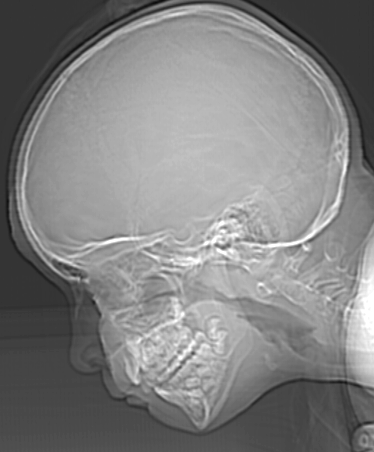
#> input picture Lab01 - Sampling and Quantization/ctskull-256.tif, 374 x 452 px, found by its file name
$ jupyter execute --allow-errors lab01.ipynb
#> lines starting #> are read from the running program, lines starting #| are printed output that depends on the picture; after the words box and inside, x2 and y2 are one past the last pixel; in counts of white or black regions, pixels touching at a corner belong together
**Processamento Digital de Imagens**

Prática de Amostragem e Quantização

Instruções:
Utilize python e a biblioteca OpenCV para abertura das imagens.

Grupo:
Integrantes

1)	Utilizando imagem relogio.tif e faça uma reamostragem de seus pixels para 300, 150 e 72 dpi. Sabe-se que a imagem original possui 1250 dpi. Fazer os cálculos por meio do seu algortimo. Não usar o opencv para a conversão

[cell 1]
# type your code here
# Python code to read image
import cv2
import matplotlib.pyplot as plt
import numpy as np

img = cv2.imread("relogio.tif", cv2.IMREAD_GRAYSCALE)

#> (the rest of this cell did not finish here and is left out)

2)	Utilizando a imagem ctskull-256.tif, refaça a quantização de seus pixels utilizando de 7 a 1 bit(s) por pixel.  Fazer os cálculos por meio do seu algortimo. Não usar o opencv para a conversão

[cell 2]
img2 = cv2.imread("CTSKULL-256.tif", cv2.IMREAD_GRAYSCALE)
#> img2 is the input picture: shape (452, 374); min 12, max 255, mean 129.4

linhas2 = img2.shape[0]
#> linhas2 = 452
colunas2 = img2.shape[1]
#> colunas2 = 374

bit = 1 #faça variar de 1 até 7 para testar

fator2 = 2**(8-bit)

nova_imagem2 = np.zeros((linhas2, colunas2), dtype=int)

for i in range(linhas2):
    for j in range(colunas2):
            nova_imagem2[i][j] = int(img2[i][j]/fator2)
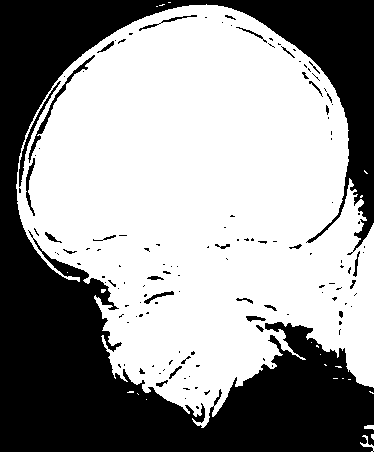
#> nova_imagem2: shape (452, 374) int64; values 0 (black) and 1 (white), 59.7% white; 134 black regions (103 under 20 px), largest, box (x1, y1, x2, y2) and area: (0, 0, 374, 452) 65430, (28, 55, 95, 163) 449, (19, 81, 61, 187) 349

plt.subplot(1, 2, 1)
plt.imshow(img2, cmap='gray', vmin=0, vmax=255)
plt.subplot(1, 2, 2)
plt.imshow(nova_imagem2, cmap='gray', vmin=0, vmax=((2**(bit)-1)))
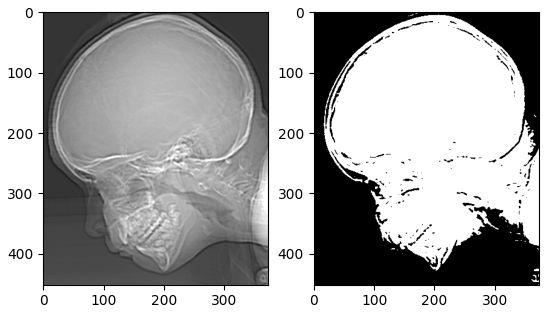
#> figure drawn by matplotlib, 2 panels

$ run again, with Lab00 - Introducing python libraries/foz.jpg saved as Lab01 - Sampling and Quantization/ctskull-256.tif
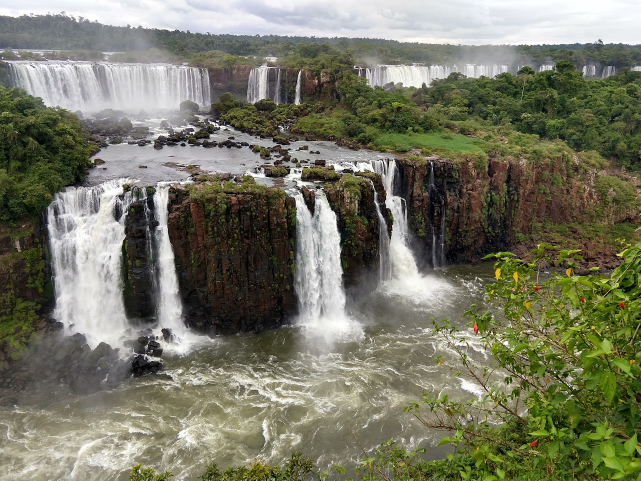
#> input picture Lab00 - Introducing python libraries/foz.jpg, 1281 x 961 px, found by its file name (shown at 1/2 size)
#> after the loop `for i in range(linhas2):`:
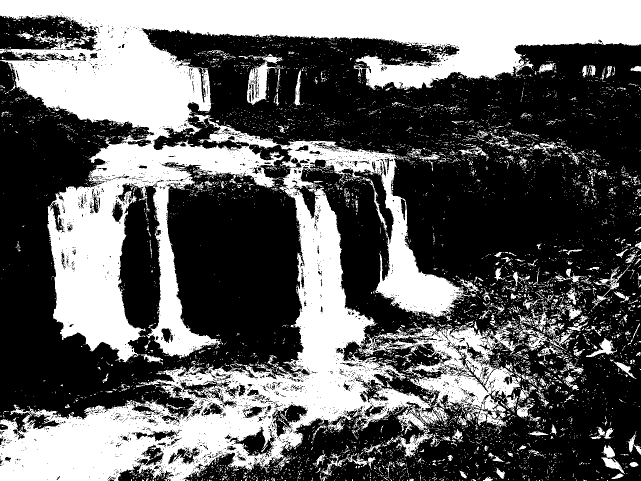
#> nova_imagem2: shape (961, 1281) int64 (shown at 1/2 size); values 0 (black) and 1 (white), 38.7% white; 6554 white regions (6188 under 20 px), largest, box (x1, y1, x2, y2) and area: (0, 0, 1281, 961) 401885, (724, 648, 1044, 851) 21895, (494, 108, 568, 210) 2646
#> `[cell 2] img2 = cv2.imread("CTSKULL-256.tif", cv2.IMREAD_GRAYSCALE)  l..`:
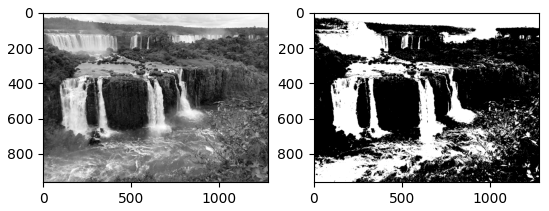
#> figure drawn by matplotlib, 2 panels
